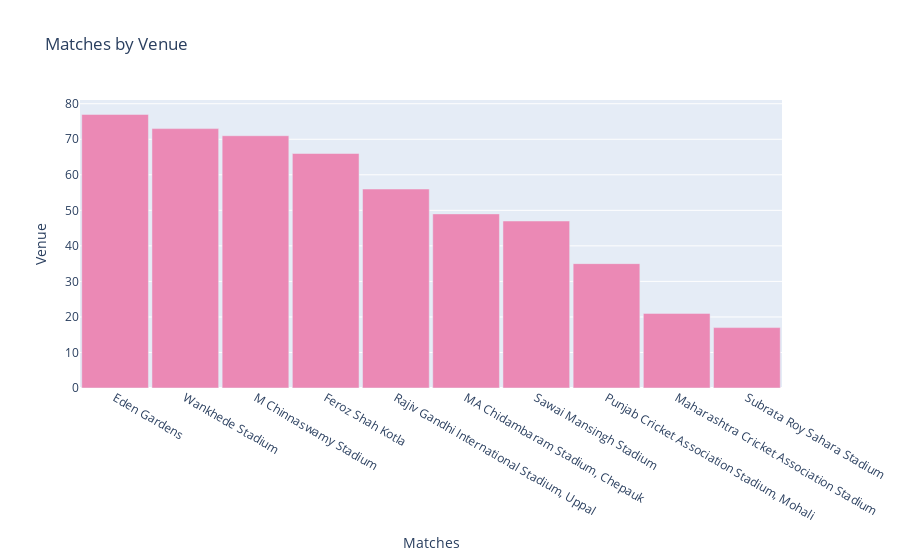

The notebook cell this image was saved under:
### Code cell
data = [go.Bar(x=matches_by_venue['venue'].head(10), 
               y=matches_by_venue["matches"].head(10), 
               marker=dict(color='#EB89B5'),opacity=1.00)]

layout = go.Layout(title='Matches by Venue ',
                   xaxis=dict(title='Matches',tickmode='linear'),
                   yaxis=dict(title='Venue'),bargap=0.05)

fig = go.Figure(data=data, layout=layout)
iplot(fig)

### Figure 1 — Plotly figure (JSON) as saved in the notebook; plotly's stock layout.template omitted (floating-point values rounded to 4 significant figures)
{"data": [{"marker": {"color": "#EB89B5"}, "opacity": 1, "type": "bar", "x": ["Eden Gardens", "Wankhede Stadium", "M Chinnaswamy Stadium", "Feroz Shah Kotla", "Rajiv Gandhi International Stadium, Uppal", "MA Chidambaram Stadium, Chepauk", "Sawai Mansingh Stadium", "Punjab Cricket Association Stadium, Mohali", "Maharashtra Cricket Association Stadium", "Subrata Roy Sahara Stadium"], "y": [77, 73, 71, 66, 56, 49, 47, 35, 21, 17]}], "layout": {"bargap": 0.05, "title": {"text": "Matches by Venue "}, "xaxis": {"tickmode": "linear", "title": {"text": "Matches"}}, "yaxis": {"title": {"text": "Venue"}}}}
